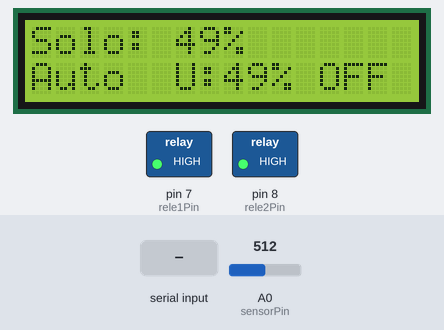
Recording of a sketch running on a simulated Arduino Uno, built with avr-gcc and run on an emulated ATmega328P. Shown: 16×2 character LCD, switched loads named in the sketch (green lamp = pin HIGH). Inputs (shaded band) come from the test bench; at power-on: A0 (sensorPin) = 512. What the sketch prints to the serial monitor is not drawn.

Above: at 3.4 s.
3.5 s: A0 (sensorPin) set to 594
At 5.0 s:
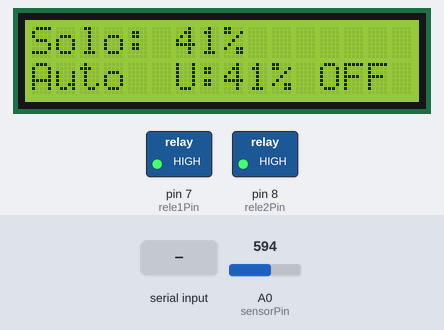
5.3 s: A0 (sensorPin) set to 613
At 7.0 s:
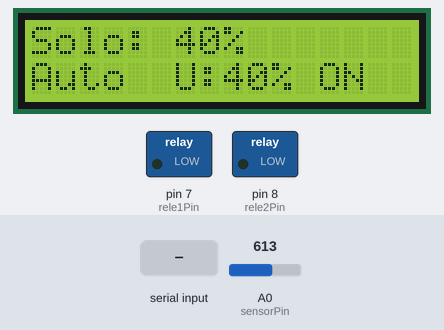
8.0 s: "LIGAR\n" received over the second serial link
At 11.6 s:
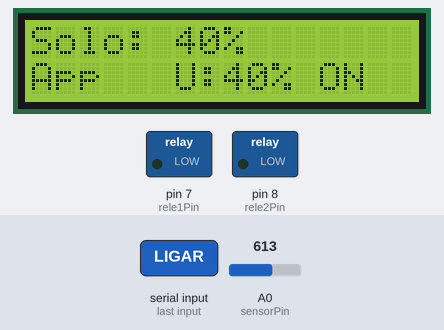
12.3 s: "DESLIGAR\n" received over the second serial link
At 14.6 s:
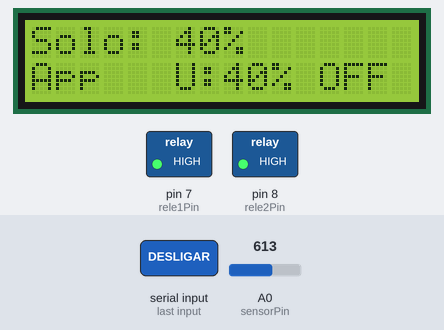
14.9 s: A0 (sensorPin) set to 903
At 16.3 s:
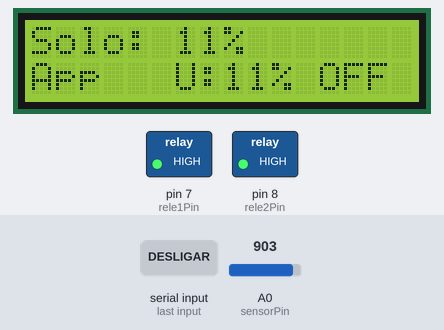
17.5 s: A0 (sensorPin) set to 938
At 22.4 s:
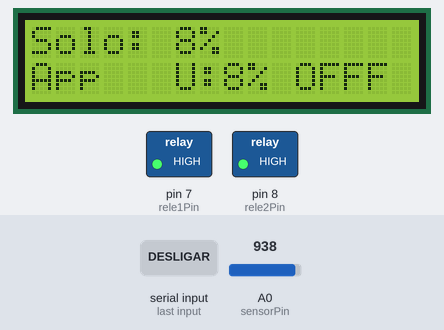
Timing chart, 0 to 23.2 s (numbered marks = the images above; inputs shaded):
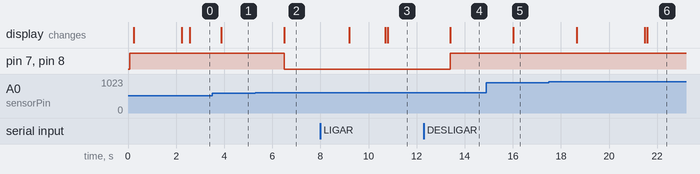

The sketch:

ARDUINO_SOLO_HC05.ino
```cpp
#include <Wire.h>
#include <LiquidCrystal_I2C.h>
#include <SoftwareSerial.h>

// --- CONFIGURAÇÃO DOS PINOS ---
LiquidCrystal_I2C lcd(0x27, 16, 2);
SoftwareSerial bluetooth(10, 11); // RX=10, TX=11 para HC-05

const int sensorPin = A0;   // Sensor de umidade do solo
const int rele1Pin  = 7;    // IN1 do módulo relé
const int rele2Pin  = 8;    // IN2 do módulo relé

// --- VARIÁVEIS DE CONTROLE ---
int threshold = 600;        // Limite de umidade para acionar
bool sistemaLigado = false; // Controle remoto via app
bool modoAutomatico = true; // true = automático por sensor, false = manual via app
String deviceId = "dec6c9b8-1ad1-44a6-a798-2bcfd9147817";

unsigned long lastSendTime = 0;
const unsigned long sendInterval = 10000; // Envia dados a cada 10 segundos

void setup() {
  lcd.init();
  lcd.backlight();

  pinMode(rele1Pin, OUTPUT);
  pinMode(rele2Pin, OUTPUT);
  digitalWrite(rele1Pin, HIGH); // Relés desligados (ativo em LOW)
  digitalWrite(rele2Pin, HIGH);

  Serial.begin(9600);       // Monitor Serial
  bluetooth.begin(9600);    // Comunicação Bluetooth HC-05

  Serial.println("========================================");
  Serial.println("🔵 Sistema DAEA - Controle de Umidade");
  Serial.println("========================================");
  Serial.println("📱 Aguardando conexão Bluetooth HC-05...");
  Serial.println("💡 Use o app para controlar remotamente");

  lcd.setCursor(0, 0);
  lcd.print("DAEA Sistema");
  lcd.setCursor(0, 1);
  lcd.print("Iniciando...");

  delay(2000);
  lcd.clear();

  Serial.println("✅ Sistema pronto!");
  Serial.println("🔧 Modo: Automático (baseado em sensor)");
  Serial.println("========================================");
}

void loop() {
  // Verifica comandos do Bluetooth
  verificarComandosBluetooth();

  // Lê sensor de umidade do solo
  int valor = analogRead(sensorPin);
  int perc = map(valor, 1023, 0, 0, 100); // Converte para porcentagem
  perc = constrain(perc, 0, 100);

  // Log no Serial
  Serial.println("──────────────────────────────────────");
  Serial.print("🌱 Umidade Solo: ");
  Serial.print(perc);
  Serial.print("% (valor bruto: ");
  Serial.print(valor);
  Serial.println(")");
  Serial.print("⚙️  Modo: ");
  Serial.println(modoAutomatico ? "Automático" : "Manual (App)");
  Serial.print("⚡ Sistema: ");
  Serial.println(sistemaLigado ? "🟢 LIGADO" : "🔴 DESLIGADO");
  Serial.print("🔌 Relés: ");

  // Atualiza LCD - Linha 1
  lcd.setCursor(0, 0);
  lcd.print("Solo: ");
  lcd.print(perc);
  lcd.print("%   ");

  // Atualiza LCD - Linha 2
  lcd.setCursor(0, 1);

  // --- LÓGICA DE CONTROLE DOS RELÉS ---
  bool deveAtivarReles = false;

  if (modoAutomatico) {
    // MODO AUTOMÁTICO: Controla baseado no sensor
    lcd.print("Auto ");
    if (valor > threshold) {
      deveAtivarReles = true;
      Serial.println("LIGADOS (solo molhado)");
    } else {
      Serial.println("DESLIGADOS (solo seco)");
    }
  } else {
    // MODO MANUAL: Controla baseado no app
    lcd.print("App  ");
    deveAtivarReles = sistemaLigado;
    Serial.println(sistemaLigado ? "LIGADOS (via app)" : "DESLIGADOS (via app)");
  }

  // Atualiza estado dos relés
  if (deveAtivarReles) {
    digitalWrite(rele1Pin, LOW);   // Liga IN1 (ativo baixo)
    digitalWrite(rele2Pin, LOW);   // Liga IN2 (ativo baixo)
    lcd.setCursor(6, 1);
    lcd.print("U:");
    lcd.print(perc);
    lcd.print("% ON ");
  } else {
    digitalWrite(rele1Pin, HIGH);  // Desliga IN1
    digitalWrite(rele2Pin, HIGH);  // Desliga IN2
    lcd.setCursor(6, 1);
    lcd.print("U:");
    lcd.print(perc);
    lcd.print("% OFF");
  }

  Serial.println("──────────────────────────────────────");

  // Envia dados via Bluetooth periodicamente
  unsigned long currentTime = millis();
  if (currentTime - lastSendTime >= sendInterval) {
    lastSendTime = currentTime;
    enviarDadosBluetooth(valor, perc, deveAtivarReles);
  }

  delay(1000);
}

void verificarComandosBluetooth() {
  if (bluetooth.available() > 0) {
    String comando = bluetooth.readStringUntil('\n');
    comando.trim();

    Serial.print("📱 Comando Bluetooth: ");
    Serial.println(comando);

    if (comando == "LIGAR" || comando == "ON" || comando == "1") {
      modoAutomatico = false;
      sistemaLigado = true;
      Serial.println("✅ Sistema LIGADO via App (modo manual)");
      bluetooth.println("OK:LIGADO");

    } else if (comando == "DESLIGAR" || comando == "OFF" || comando == "0") {
      modoAutomatico = false;
      sistemaLigado = false;
      Serial.println("⚠️  Sistema DESLIGADO via App (modo manual)");
      bluetooth.println("OK:DESLIGADO");

    } else if (comando == "AUTO") {
      modoAutomatico = true;
      Serial.println("🔄 Modo Automático ativado (controle por sensor)");
      bluetooth.println("OK:AUTO");

    } else if (comando.startsWith("THRESHOLD:")) {
      int novoThreshold = comando.substring(10).toInt();
      if (novoThreshold > 0 && novoThreshold < 1024) {
        threshold = novoThreshold;
        Serial.print("⚙️  Threshold ajustado para: ");
        Serial.println(threshold);
        bluetooth.println("OK:THRESHOLD");
      } else {
        Serial.println("❌ Threshold inválido");
        bluetooth.println("ERROR:INVALID_THRESHOLD");
      }

    } else if (comando.startsWith("DEVICE_ID:")) {
      deviceId = comando.substring(10);
      Serial.print("📝 Device ID: ");
      Serial.println(deviceId);
      bluetooth.println("OK:ID_RECEBIDO");

    } else if (comando == "STATUS") {
      String status = modoAutomatico ? "AUTO" : (sistemaLigado ? "LIGADO" : "DESLIGADO");
      bluetooth.print("STATUS:");
      bluetooth.println(status);
      Serial.print("📊 Status enviado: ");
      Serial.println(status);

    } else {
      Serial.println("❌ Comando desconhecido");
      bluetooth.println("ERROR:UNKNOWN_COMMAND");
    }
  }
}

void enviarDadosBluetooth(int valorBruto, int porcentagem, bool relesAtivos) {
  Serial.println("📤 Enviando dados via Bluetooth...");

  // Formato: DADOS|umidade_solo_perc|valor_bruto|reles_status|modo
  String dados = "DADOS|";
  dados += String(porcentagem) + "|";
  dados += String(valorBruto) + "|";
  dados += relesAtivos ? "ON" : "OFF";
  dados += "|";
  dados += modoAutomatico ? "AUTO" : "MANUAL";

  bluetooth.println(dados);

  Serial.print("✅ Enviado: ");
  Serial.println(dados);

  // Indicador visual no LCD
  lcd.setCursor(15, 0);
  lcd.print("*");
  delay(100);
  lcd.setCursor(15, 0);
  lcd.print(" ");
}
```

Measured:
- the behaviour switches between 600 and 601 on A0 (sensorPin) (found by bisection; images 1 and 2)
- the behaviour switches between 920 and 921 on A0 (sensorPin) (found by bisection; images 5 and 6)
- after the input at 3.5 s, the display: changes after 0.37 s (image 1)
- after the input at 5.3 s, pin 7 (rele1Pin), pin 8 (rele2Pin): HIGH → LOW after 1.2 s; the display: changes after 1.2 s (image 2)
- after the input at 8.0 s, the display: changes after 1.2 s (image 3)
- after the input at 12.3 s, pin 7 (rele1Pin), pin 8 (rele2Pin): LOW → HIGH after 1.1 s; the display: changes after 1.1 s (image 4)
- after the input at 14.9 s, the display: changes after 1.1 s (image 5)
- after the input at 17.5 s, the display: changes after 1.2 s (image 6)
